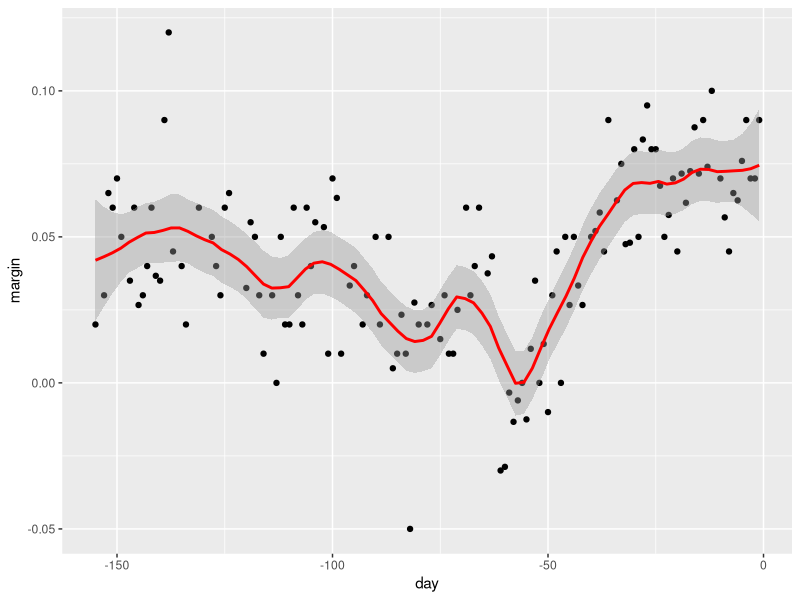

Recreate this plot in R.
library(dslabs)
library(tidyverse)
library(caret)


polls_2008 %>% ggplot(aes(day, margin)) +
  geom_point() +
  geom_smooth(color="red", span=0.15, method="loess", method.args=list(degree=1))

class(polls_2008$margin)

?Comparison
